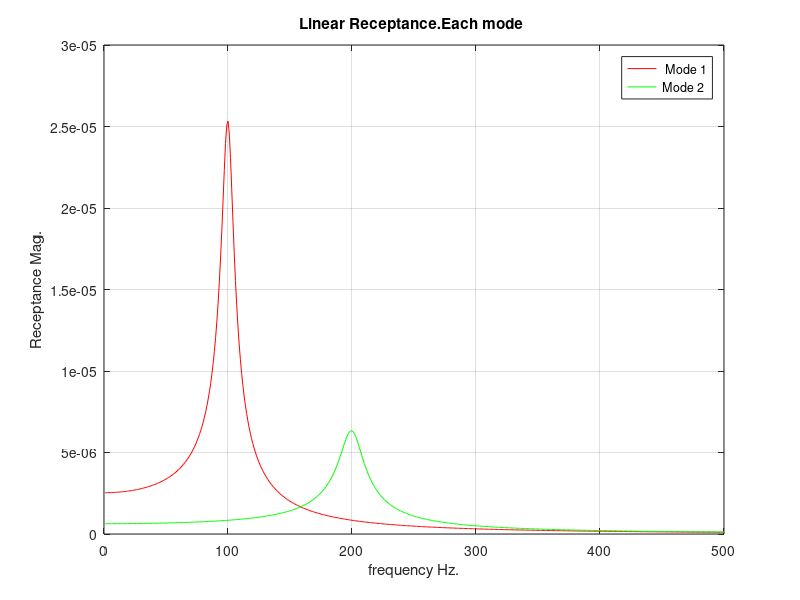
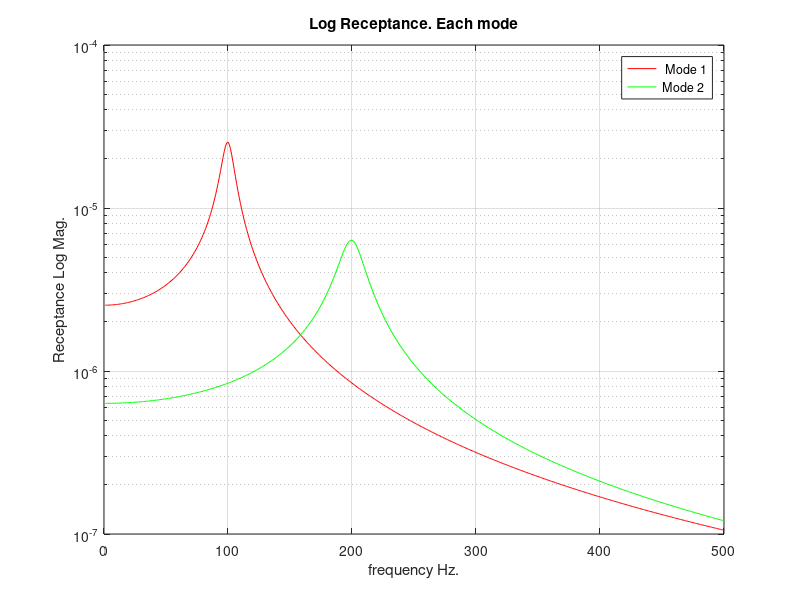
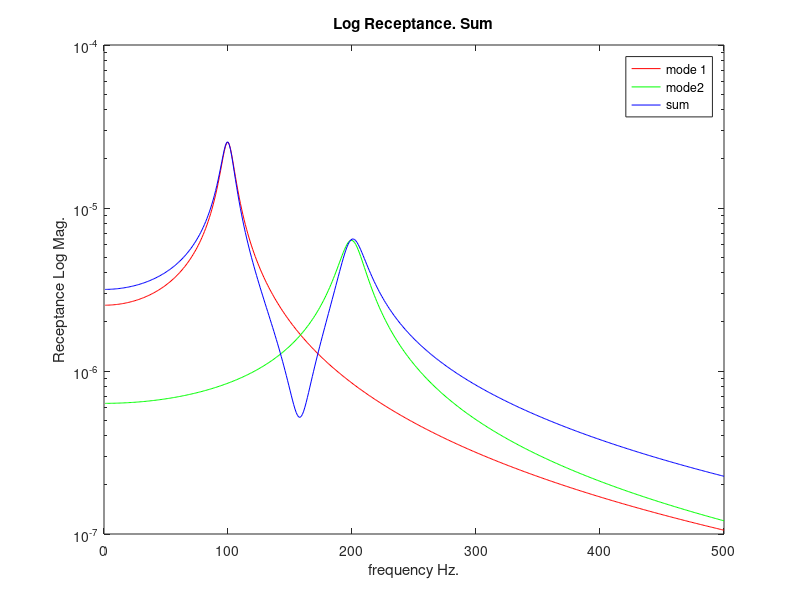
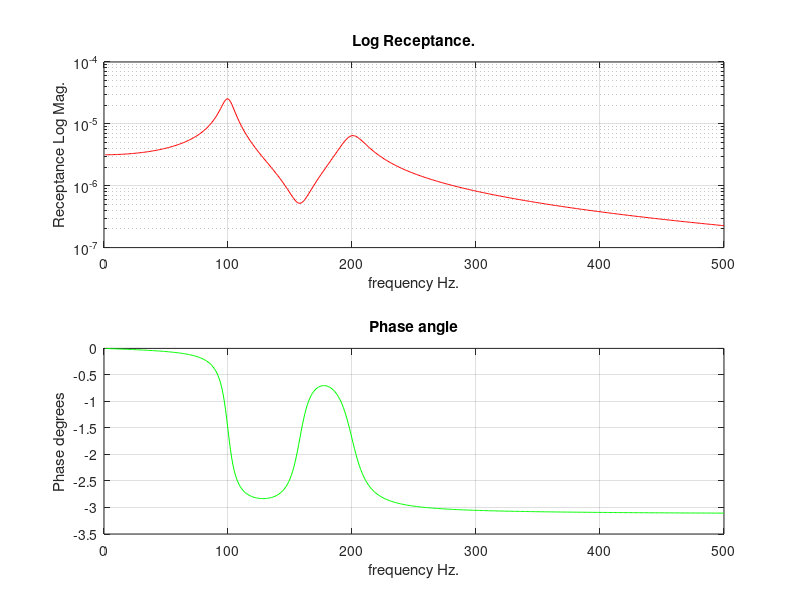

Write MATLAB code to recreate these figures, in order.

%  3 M Machine System Dynamics   Tutorial 1 qu 5   DAR 1.10.00 
%frf regeneration   2  resonances uses complex variables
f=[1:500]; % freq range in Hz 1 Hz increments
m1=1; % mode 1  mass    in kg
f1= 100;  % mode 1 freq in hz
c1=0.1 ;  %  mode 1 viscous damping ratio 
m2= 1 ;  % mode 2 mass in kg
f2 = 200 ; %mode 2 freq in hz
c2=0.1 ;  %  mode 2 viscous damping ratio
w=2*pi*f; % rad /sec
w1=2*pi*f1; % res freq 1 , rad/sec
w2=2*pi*f2; % res freq 2 , rad/sec
k1=m1*w1*w1; % hence stiffness k1 in N/m

k2=m2*w2*w2; % hence stiffness k2 in N/m
x=w/w1;    %freq ratio     Mode 1 
a=(1-x.*x); % real denominator
b=c1.*x ;  % imag denominator
denom = complex(a,b);
h1=1/k1./denom;
rrecep=real(h1); 
irecep =imag(h1);
mag1=abs(h1);
phase =atan2(irecep,rrecep); % correct to fourth quadrant
phase=phase.*180/pi;  %convert to degrees
x2=w/w2;    %freq ratio     Mode 2 
a2=(1-x2.*x2); % real denominator
b2=c2.*x2 ;  % imag denominator
denom2=complex(a2,b2);
h2=1/k2./denom2;
rrecep2=real(h2); 
irecep2 =imag(h2);
mag2=abs(h2);
phase2 =atan2(irecep2,rrecep2); % correct to fourth quadrant
phase2=phase2.*180/pi;  %convert to degrees
% sum modes
rrecept=rrecep+rrecep2;
irecept=irecep+irecep2;
magt=sqrt(rrecept.*rrecept+irecept.*irecept);
phaset =atan2(irecept,rrecept); % correct to fourth quadrant
disp(' Two degrees of freedom model > Frequency Response Function' )
disp('  ')
disp('  Mode 1  mass 1 kg resonance  100 Hz,  0.1 viscous damping ratio. ')
disp('  Mode 2  mass 1 kg resonance  200 Hz,  0.1 viscous damping ratio. ')
disp('  ')
disp('  Frequency resolution:   1 Hz from 1 - 500 Hz.')
disp('   ')
disp(' Press return key to display FRF data in various forms')
pause
figure(1)
clf   % clear graphics
plot(f,mag1,'r',f,mag2,'g')
xlabel('frequency Hz.')
ylabel('Receptance Mag.')
title('Linear Receptance.Each mode ')
legend(' Mode 1','Mode 2') 
grid on
pause
figure(2)
clf
semilogy(f,mag1,'r',f,mag2,'g')
xlabel('frequency Hz.')
ylabel('Receptance Log Mag.')
title('Log Receptance. Each mode')
legend(' Mode 1','Mode 2') 
grid on
pause
figure(3)
clf
semilogy(f,mag1,'r',f,mag2,'g',f,magt,'b')
xlabel('frequency Hz.')
ylabel('Receptance Log Mag.')
title('Log Receptance. Sum')
legend('mode 1','mode2','sum')
% grid on
pause
figure(4)
clf
subplot(2,1,1)
semilogy(f,magt,'r')
xlabel('frequency Hz.')
ylabel('Receptance Log Mag.')
title('Log Receptance.')
grid on
subplot(2,1,2)
plot(f,phaset,'g')
xlabel('frequency Hz.')
ylabel('Phase degrees')
title('Phase angle')
grid on
pause
figure(5)
clf
plot (rrecept,irecept,'r')
xlabel(' Real Part')
ylabel ('imag part')
title(' Nyquist Plot of SDOF')
grid on 
pause
figure(6)
clf
plot3(f,rrecept,irecept,'r')
grid on